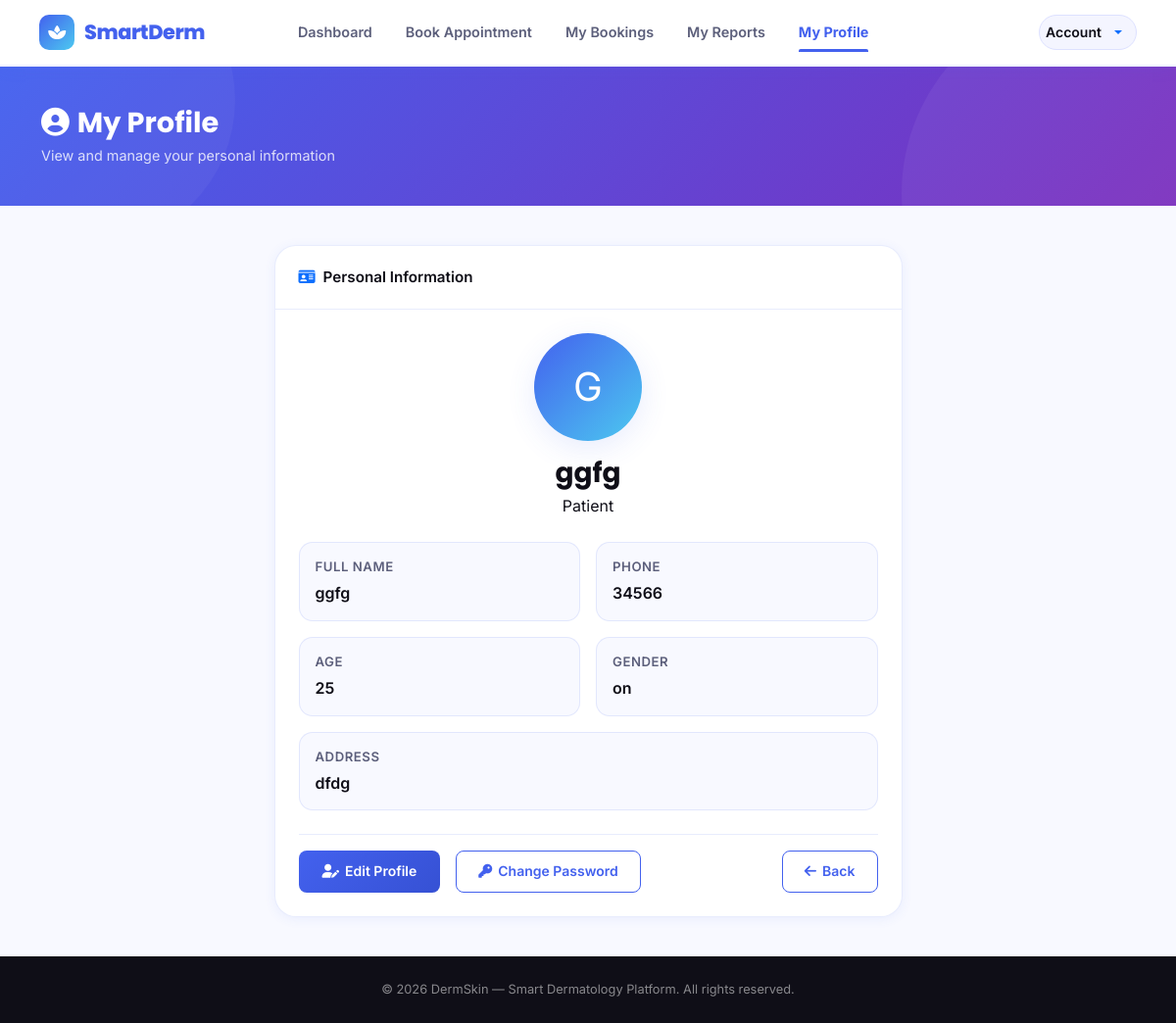
The app's page /patient_profile/ (signed in), older data.
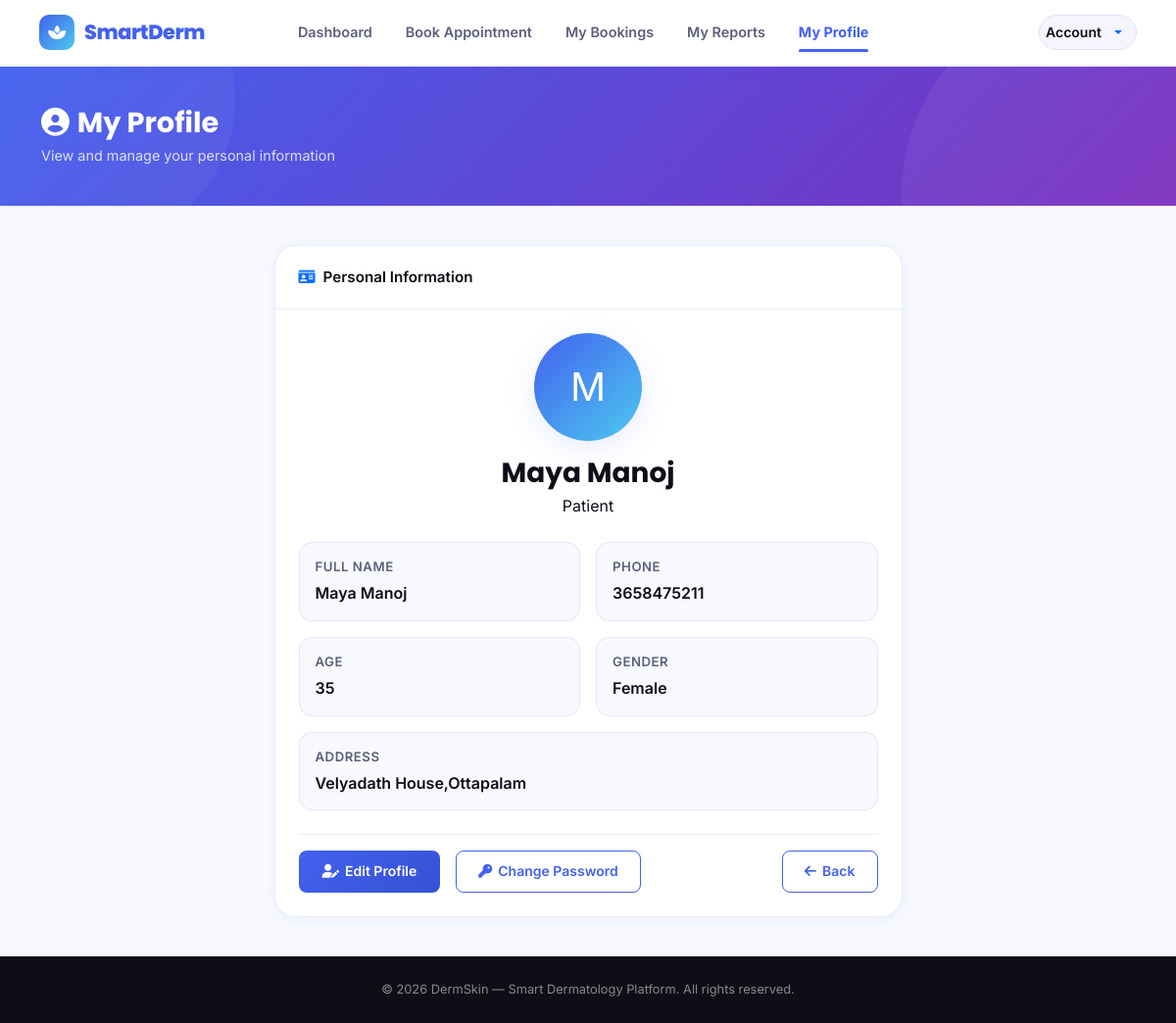
The same page, newer data.
### guest/models.py (models this page shows)
class tbl_patient(models.Model):
    GENDER_CHOICES =[
        ('M','Male'),
        ('F','Female'),
        ('O','Other'),
    ]
    first_name=models.CharField(max_length=20)
    address=models.TextField(blank=True)
    phone=models.CharField(max_length=20)
    email = models.EmailField(max_length=254)  # 254 is the default
    age=models.CharField(max_length=3)
    gender=models.CharField(max_length=1,choices=GENDER_CHOICES)
    pass_word=models.CharField(max_length=128) # 128 is standard for hashed passwords

### patient/views.py (the view)
# urls.py: path('patient_profile/',views.patient_profile,name='patient_profile'),
def patient_profile(request):
    patient_id = request.session.get('pid')
    if not patient_id:
        return redirect('webguest:login')
    patient = get_object_or_404(tbl_patient, id=patient_id)
    return render(request, 'patient/patient_profile.html', {'patient': patient})

### patient/Templates/patient/patient_profile.html (shortened to what this page needs)
{% extends 'base/header.html' %}
{% block content %}
<div class="page-banner">
    <div class="container position-relative" style="z-index:1">
        <h1><i class="fas fa-user-circle me-2"></i>My Profile</h1>
        <p>View and manage your personal information</p>
    </div>
</div>
<div class="page-wrapper">
<div class="container">
<div class="row justify-content-center">
<div class="col-lg-7" data-aos="fade-up">
    <div class="ds-card">
        <div class="ds-card-header">
            <i class="fas fa-id-card text-primary"></i> Personal Information
        </div>
        <div class="ds-card-body">
            <div class="text-center mb-4">
                <div style="width:110px;height:110px;border-radius:50%;background:linear-gradient(135deg,var(--primary),var(--secondary));display:flex;align-items:center;justify-content:center;font-size:2.5rem;color:white;margin:0 auto;box-shadow:var(--shadow-md);">
                    {{ patient.first_name|slice:":1"|upper }}
                </div>
                <h3 class="mt-3 mb-0" style="font-family:var(--font-display);font-weight:700;">{{ patient.first_name }}</h3>
                <span class="role-badge patient mt-1 d-inline-block">Patient</span>
            </div>
            <div class="row g-3">
                <div class="col-sm-6">
                    <div style="padding:14px 16px;background:var(--surface-2);border-radius:var(--radius-md);border:1px solid var(--border);">
                        <div class="ds-form-label" style="margin-bottom:4px;">Full Name</div>
                        <div style="font-weight:600;color:var(--text-dark);">{{ patient.first_name }}</div>
                    </div>
                </div>
                <div class="col-sm-6">
                    <div style="padding:14px 16px;background:var(--surface-2);border-radius:var(--radius-md);border:1px solid var(--border);">
                        <div class="ds-form-label" style="margin-bottom:4px;">Phone</div>
                        <div style="font-weight:600;color:var(--text-dark);">{{ patient.phone|default:"—" }}</div>
                    </div>
                </div>
                <div class="col-sm-6">
                    <div style="padding:14px 16px;background:var(--surface-2);border-radius:var(--radius-md);border:1px solid var(--border);">
                        <div class="ds-form-label" style="margin-bottom:4px;">Age</div>
                        <div style="font-weight:600;color:var(--text-dark);">{{ patient.age|default:"—" }}</div>
                    </div>
                </div>
                <div class="col-sm-6">
                    <div style="padding:14px 16px;background:var(--surface-2);border-radius:var(--radius-md);border:1px solid var(--border);">
                        <div class="ds-form-label" style="margin-bottom:4px;">Gender</div>
                        <div style="font-weight:600;color:var(--text-dark);">{{ patient.get_gender_display }}</div>
                    </div>
                </div>
                <div class="col-12">
                    <div style="padding:14px 16px;background:var(--surface-2);border-radius:var(--radius-md);border:1px solid var(--border);">
                        <div class="ds-form-label" style="margin-bottom:4px;">Address</div>
                        <div style="font-weight:600;color:var(--text-dark);">{{ patient.address|default:"—" }}</div>
                    </div>
                </div>
            </div>
            <div class="d-flex gap-3 mt-4 pt-3" style="border-top:1px solid var(--border);">
                <a href="{% url 'webpatient:edit_profile' %}" class="btn-ds-primary">
                    <i class="fas fa-user-edit"></i> Edit Profile
                </a>
                <a href="{% url 'webpatient:change_password' %}" class="btn-ds-outline">
                    <i class="fas fa-key"></i> Change Password
                </a>
                <a href="{% url 'webpatient:patient_homepage' %}" class="btn-ds-outline ms-auto">
                    <i class="fas fa-arrow-left"></i> Back
                </a>
            </div>
        </div>
    </div>
</div>
</div>
</div>
</div>
{% endblock %}

Row changes from the older to the newer data that the page shows:
changed tbl_patient: first_name "G" → "M"; first_name "ggfg" → "Maya Manoj"; phone "34566" → "3658475211"; age "25" → "35"; gender "on" → "Female"; address "dfdg" → "Velyadath House,Ottapalam"
